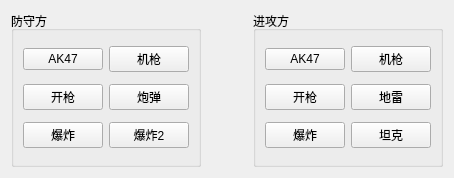
<?xml version="1.0" encoding="UTF-8"?>
<ui version="4.0">
 <class>Widget</class>
 <widget class="QWidget" name="Widget">
  <property name="geometry">
   <rect>
    <x>0</x>
    <y>0</y>
    <width>454</width>
    <height>178</height>
   </rect>
  </property>
  <property name="windowTitle">
   <string>Widget</string>
  </property>
  <layout class="QHBoxLayout" name="horizontalLayout">
   <item>
    <widget class="QGroupBox" name="groupBox">
     <property name="title">
      <string>防守方</string>
     </property>
     <layout class="QGridLayout" name="gridLayout">
      <item row="0" column="0">
       <widget class="QPushButton" name="pushButton">
        <property name="text">
         <string>AK47</string>
        </property>
       </widget>
      </item>
      <item row="0" column="1">
       <widget class="QPushButton" name="pushButton_2">
        <property name="text">
         <string>机枪</string>
        </property>
       </widget>
      </item>
      <item row="1" column="0">
       <widget class="QPushButton" name="pushButton_3">
        <property name="text">
         <string>开枪</string>
        </property>
       </widget>
      </item>
      <item row="1" column="1">
       <widget class="QPushButton" name="pushButton_4">
        <property name="text">
         <string>炮弹</string>
        </property>
       </widget>
      </item>
      <item row="2" column="0">
       <widget class="QPushButton" name="pushButton_5">
        <property name="text">
         <string>爆炸</string>
        </property>
       </widget>
      </item>
      <item row="2" column="1">
       <widget class="QPushButton" name="pushButton_6">
        <property name="text">
         <string>爆炸2</string>
        </property>
       </widget>
      </item>
     </layout>
    </widget>
   </item>
   <item>
    <spacer name="horizontalSpacer">
     <property name="orientation">
      <enum>Qt::Horizontal</enum>
     </property>
     <property name="sizeHint" stdset="0">
      <size>
       <width>2</width>
       <height>20</height>
      </size>
     </property>
    </spacer>
   </item>
   <item>
    <widget class="QGroupBox" name="groupBox_2">
     <property name="title">
      <string>进攻方</string>
     </property>
     <layout class="QGridLayout" name="gridLayout_2">
      <item row="0" column="0">
       <widget class="QPushButton" name="pushButton_13">
        <property name="text">
         <string>AK47</string>
        </property>
       </widget>
      </item>
      <item row="0" column="1">
       <widget class="QPushButton" name="pushButton_14">
        <property name="text">
         <string>机枪</string>
        </property>
       </widget>
      </item>
      <item row="1" column="0">
       <widget class="QPushButton" name="pushButton_15">
        <property name="text">
         <string>开枪</string>
        </property>
       </widget>
      </item>
      <item row="1" column="1">
       <widget class="QPushButton" name="pushButton_16">
        <property name="text">
         <string>地雷</string>
        </property>
       </widget>
      </item>
      <item row="2" column="0">
       <widget class="QPushButton" name="pushButton_17">
        <property name="text">
         <string>爆炸</string>
        </property>
       </widget>
      </item>
      <item row="2" column="1">
       <widget class="QPushButton" name="pushButton_18">
        <property name="text">
         <string>坦克</string>
        </property>
       </widget>
      </item>
     </layout>
    </widget>
   </item>
  </layout>
 </widget>
 <resources/>
 <connections/>
</ui>
